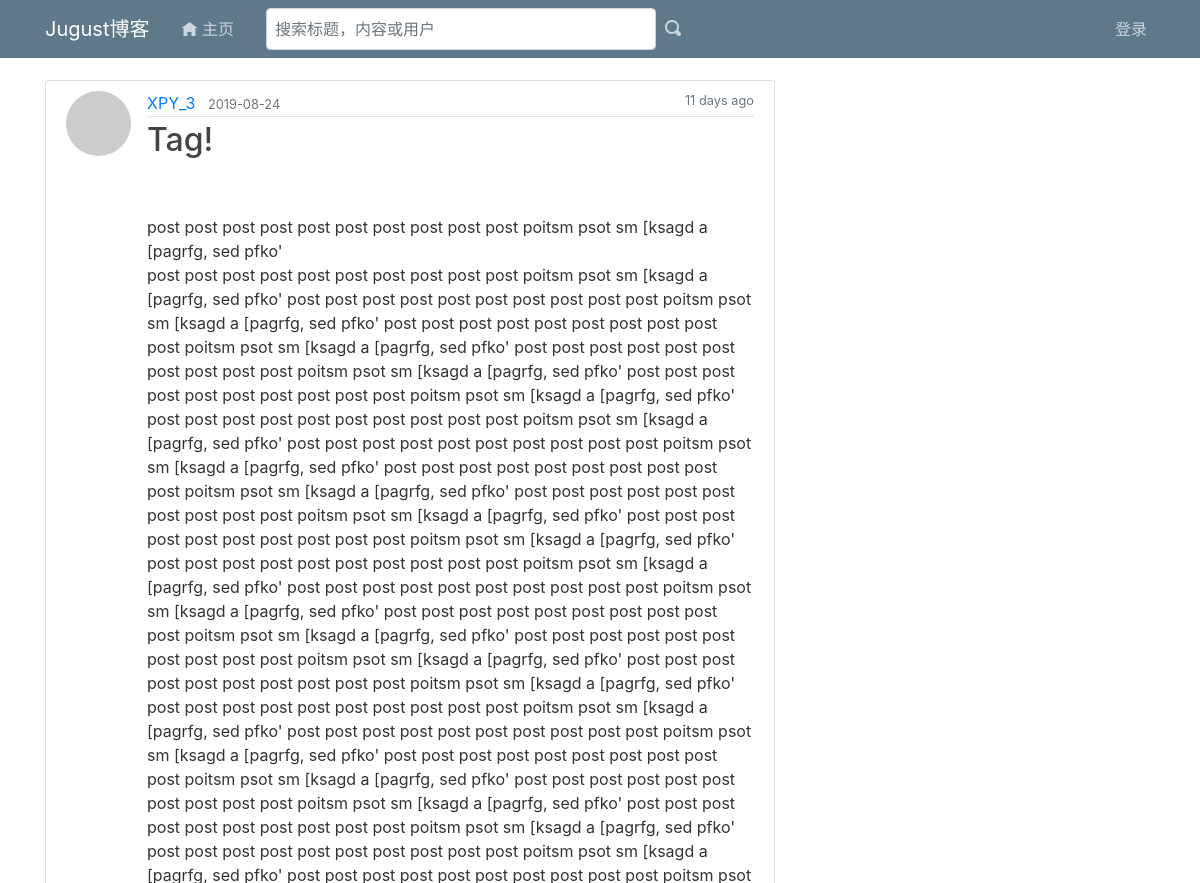
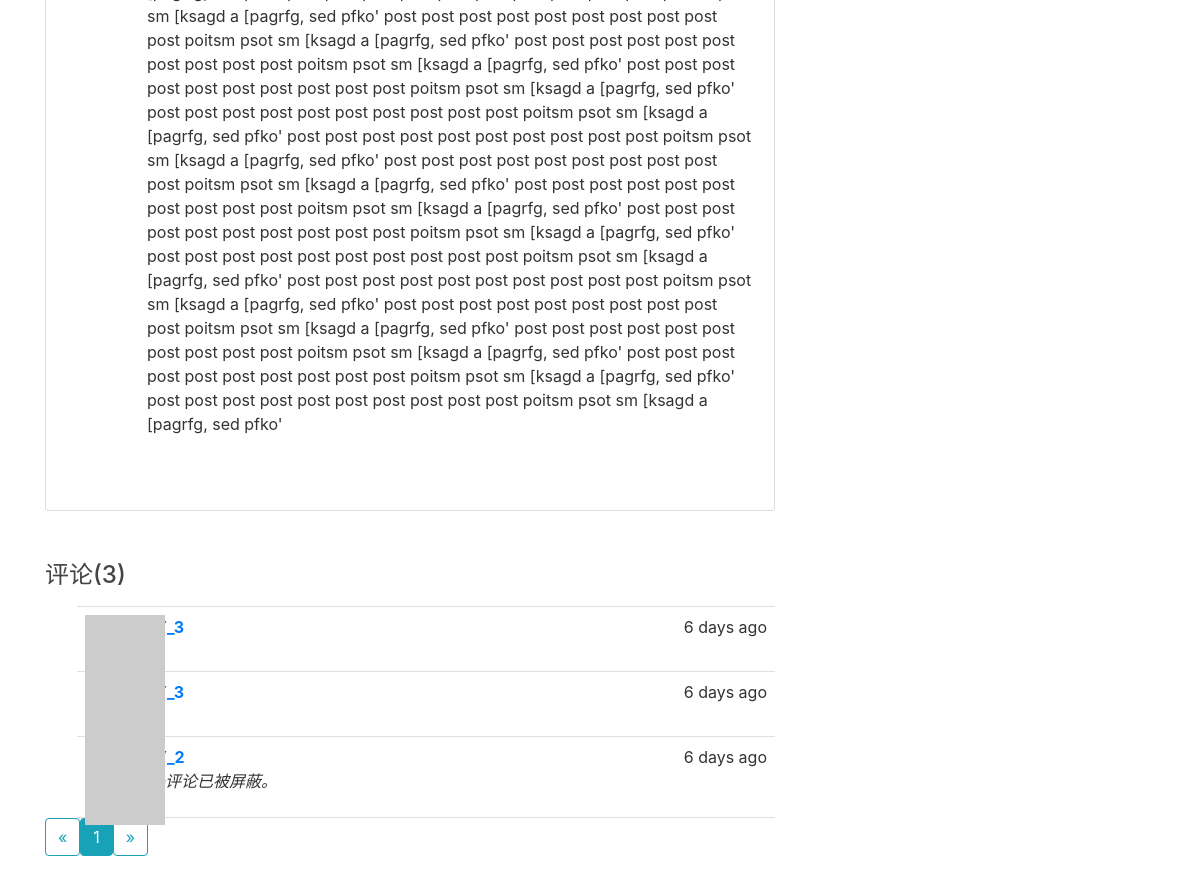
Page /posts/115 on the committed database (2 pictures, top to bottom).
### app/models/__init__.py (models this page shows, shortened)
@whooshee.register_model('username', 'name')
class User(UserMixin, AuthMixin, FollowMixin, CollectMixin, ProfileMixin):
	__tablename__ = 'users'
	id = db.Column(db.Integer, primary_key = True)
	email = db.Column(db.String(64), unique=True, index=True)
	username = db.Column(db.String(64), unique=True, index=True)
	role_id = db.Column(db.Integer, db.ForeignKey('roles.id'))
	password_hash = db.Column(db.String(128))
	confirmed = db.Column(db.Boolean, default=False)
	avatar_hash = db.Column(db.String(32))
	posts = db.relationship('Post', backref='author', lazy='dynamic')
	comments = db.relationship('Comment', backref='author', lazy='dynamic')
	notifications = db.relationship('Notification', back_populates='receiver', cascade='all')
	def gravatar(self, size=100, default='identicon', rating='g'):
		url = 'https://secure.gravatar.com/avatar'
		hash = self.avatar_hash or self.gravatar_hash()
		return '{url}/{hash}?s={size}&d={default}&r={rating}'.format(
			url=url, hash=hash, size=size, default=default, rating=rating)

@whooshee.register_model('title', 'body')
class Post(db.Model):
	__tablename__ = 'posts'
	id = db.Column(db.Integer, primary_key=True)
	title = db.Column(db.Text)
	body = db.Column(db.Text)
	body_html = db.Column(db.Text)
	timestamp = db.Column(db.DateTime, index=True, default=datetime.utcnow)
	author_id = db.Column(db.Integer, db.ForeignKey('users.id'))
	comments = db.relationship('Comment', backref='post', lazy='dynamic')
	collectors = db.relationship('Collect', back_populates='collected', cascade='all')

class Comment(db.Model):
	__tablename__ = 'comments'
	id = db.Column(db.Integer, primary_key=True)
	body = db.Column(db.Text)
	body_html = db.Column(db.Text)
	timestamp = db.Column(db.DateTime, index=True, default=datetime.utcnow)
	disabled = db.Column(db.Boolean)
	author_id = db.Column(db.Integer, db.ForeignKey('users.id'))
	post_id = db.Column(db.Integer, db.ForeignKey('posts.id'))

### app/posts/views.py (the view, shortened to what this page needs)
@posts.route('/<int:id>', methods=['GET', 'POST'])
def show_post(id):
	post = Post.query.get_or_404(id)
	form = CommentForm()
	page = request.args.get('page', 1, type=int)
	if page == -1:
		page = (post.comments.count() - 1) // \
				 current_app.config['JUGUST_COMMENTS_PER_PAGE'] + 1
	pagination = post.comments.order_by(Comment.timestamp.asc()).paginate(
		page, per_page=current_app.config['JUGUST_COMMENTS_PER_PAGE'],
		error_out=False)
	comments = pagination.items
	return render_template('/posts/show_post.html', post=post, form=form,
								comments=comments, pagination=pagination)

### app/posts/forms.py
class CommentForm(FlaskForm):
	body = PageDownField('', validators=[DataRequired()])
	submit = SubmitField('提交')

### app/auth/views.py (called while the page is built)
@auth.before_app_request
def before_request():
	if current_user.is_authenticated:
		current_user.ping()
		if (not current_user.confirmed
				and request.endpoint
				and request.blueprint != 'auth'
				and request.endpoint != 'static'):
			return redirect(url_for('auth.unconfirmed'))

### app/main/__init__.py (called while the page is built)
@main.app_context_processor
def inject_permissions():
	return dict(Permission=Permission)

@main.app_context_processor
def make_template_context():
	if current_user.is_authenticated:
		notification_count = Notification.query.with_parent(current_user).filter_by(is_read=False).count()
	else:
		notification_count = None
	return dict(notification_count=notification_count)

### app/models/__init__.py (called while the page is built)
	def can(self, permissions):
		return False

### app/templates/posts/show_post.html (shortened to what this page needs)
{% extends "base.html" %}
{% import "bootstrap/wtf.html" as wtf %}
{% import "_macros.html" as macros %}
{% block page_content %}
<article class="media content-section">
	<img class="rounded-circle article-img" src="{{ post.author.gravatar(size=40) }}">
	<div class="media-body">
		<div class="article-metadata">
			<a class="mr-2" href="{{ url_for('users.user', username=post.author.username) }}">{{ post.author.username }}</a>
			<small class="text-muted">{{ post.timestamp.strftime('%Y-%m-%d') }}</small>
			<small class="text-muted post-date">{{ moment(post.timestamp).fromNow() }}</small>
		</div>
		<h2 class="article-title">{{ post.title }}</h2>
		<div class="article-content">
			{% if post.body_html %}
				{{ post.body_html | safe }}
			{% else %}
				{{ post.body }}
			{% endif %}
		</div>
	</div>
</article>
<div class="comment-area" id="comments" style="margin-top: 50px">
	<h4 >评论({{ post.comments.count() }})</h4>
	{% include '/posts/_comments.html' %}
	{% if pagination %}
	<div class="pagination">
		{{ macros.pagination_widget(pagination, 'posts.show_post', fragment='#comments', id=post.id) }}
	</div>
	{% endif %}
</div>
{% endblock page_content %}

### app/templates/posts/_comments.html (shortened to what this page needs)
<ul class="comments">
	{% for comment in comments %}
	<li class="comment">
		<div class="comment-thumbnail">
			<a href="{{ url_for('users.user', username=comment.author.username) }}">
				<img class="img-rounded profile-thumbnail" src="{{ comment.author.gravatar(size=40) }}">
			</a>
		</div>
		<div class="comment-content">
			<div class="comment-date">{{ moment(comment.timestamp).fromNow() }}</div>
			<div class="comment-author"><a href="{{ url_for('users.user', username=comment.author.username) }}">{{ comment.author.username }}</a></div>
			<div class="comment-body">
				{% if comment.disabled %}
				<p><i>这条评论已被屏蔽。</i></p>
				{% endif %}
			</div>
		</div>
	</li>
	{% endfor %}
</ul>

### app/static/main.css (style rules this page uses)
body { background: : #fafafa; color:#333333; margin-top:5rem; }
h1, h2, h3, h4, h5, h6 { color:#444444; }
.content-section { background: #ffffff; padding: 10px 20px; border: 1px solid #dddddd; border-radius: 3px; margin-bottom: 20px; }
.article-title { color: #444444; }
.article-content { white-space: pre-line; }
.article-img { height: 65px; width: 65px; margin-right: 16px; }
.article-metadata { padding-bottom: 1px; margin-bottom: 4px; border-bottom: 1px solid #e3e3e3 }
.post-date { float: right; }
.profile-thumbnail { position: absolute; }
ul.comments { list-style-type: none; padding: 0px; margin: 16px 0px 0px 0px; }
ul.comments li.comment { margin-left: 32px; padding: 8px; border-bottom: 1px solid #e0e0e0; }
ul.comments li.comment:nth-child(1) { border-top: 1px solid #e0e0e0; }
div.comment-date { float: right; }
div.comment-author { font-weight: bold; }
div.comment-thumbnail { position: absolute; }
div.comment-content { margin-left: 48px; min-height: 48px; }
div.pagination { width: 100%; text-align: right; padding: 0px; margin: 0px; }

### rows in the picture
User: author.username "XPY_3"
Post: timestamp "2019-08-24", timestamp "11 days ago", title "Tag!", body_html "post post post post post post post post post post poitsm psot sm [ksagd a [pagrfg, sed pfko' post post post post post post post post post post poitsm psot sm [ksagd a [pagrfg, sed pfko' post post post post post post post post post post poitsm psot sm [ksagd a [pagrfg, sed pfko' post post post post post post post post post post poitsm psot sm [ksagd a [pagrfg, sed pfko' post post post post post post post post post post poitsm psot sm [ksagd a [pagrfg, sed pfko' post post post post post post post post post post poitsm psot sm [ksagd a [pagrfg, sed pfko' post post post post post post post post post post poitsm psot sm [ksagd a [pagrfg, sed pfko' post post post post post post post post post…"
Comment: timestamp "6 days ago"
Comment: timestamp "6 days ago"
Comment: timestamp "6 days ago", disabled "这条评论已被屏蔽。"

### other values in the picture
{{ post.comments.count() }} "3"
{{ p }} "1"
